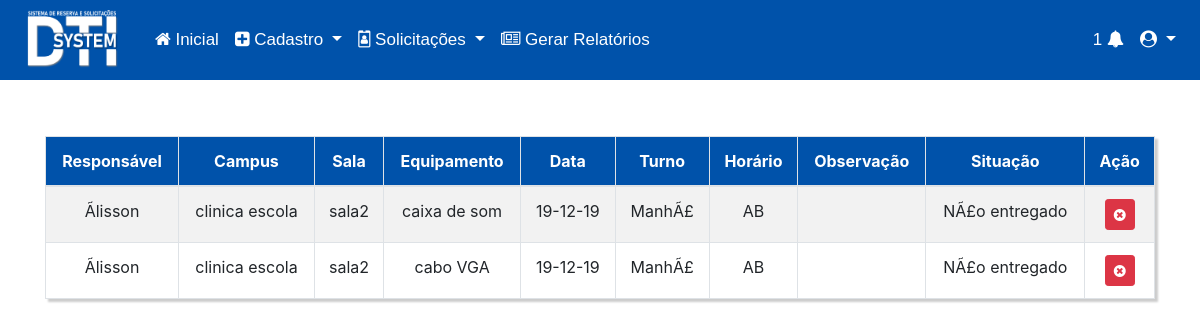
The page /view/views/listarReserva.php on the database as committed earlier.
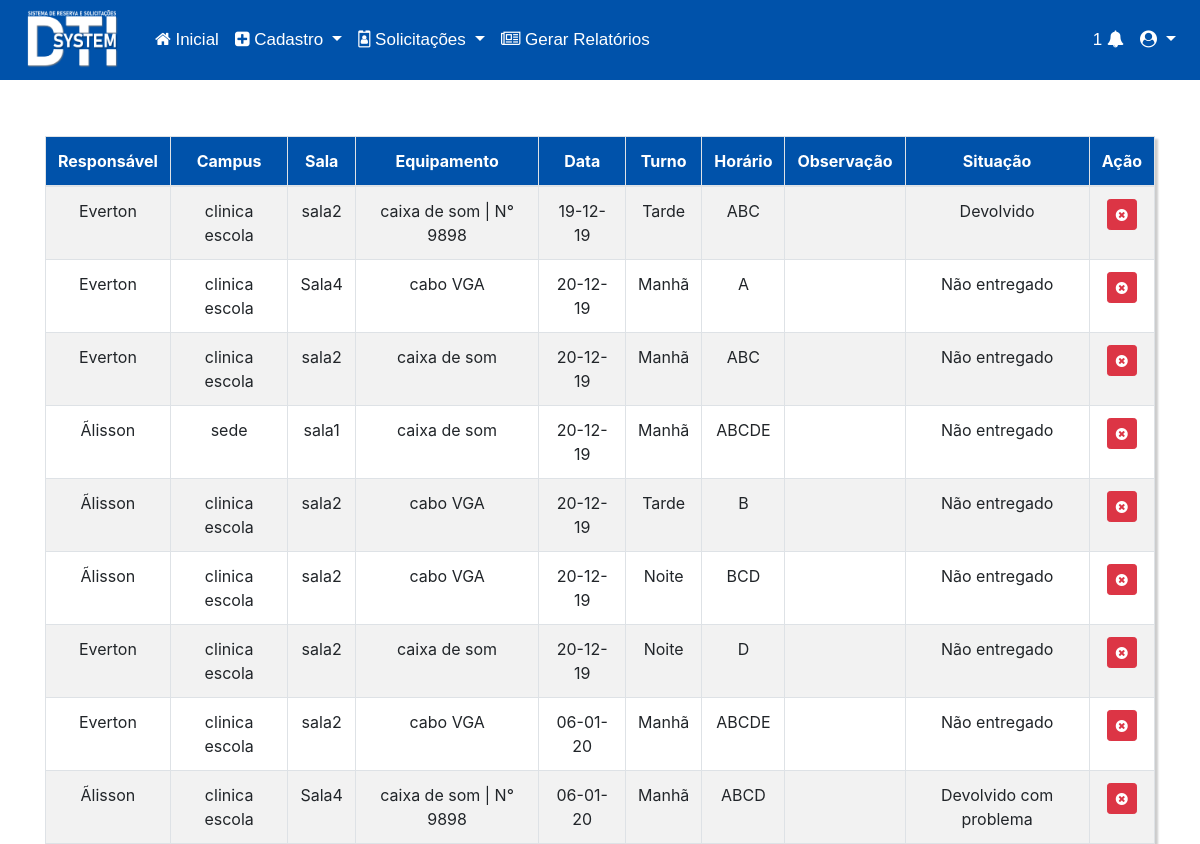
The same page on the database as committed later.
### tables this page shows
CREATE TABLE `reserva` (
  `id` int(11) NOT NULL,
  `campus` int(11) NOT NULL,
  `sala` int(11) NOT NULL,
  `equipamento` int(11) DEFAULT NULL,
  `agrupamento` int(11) NOT NULL,
  `responsavel` int(11) NOT NULL,
  `data` date NOT NULL,
  `turno` varchar(30) NOT NULL,
  `horario` varchar(10) NOT NULL,
  `observacoes` varchar(300) NOT NULL,
  `situacao` varchar(200) NOT NULL,
  `comentario_funcionario` varchar(200) NOT NULL
);

CREATE TABLE `usuarios` (
  `id` int(3) NOT NULL,
  `nome` varchar(200) NOT NULL,
  `login` varchar(100) NOT NULL,
  `senha` varchar(200) NOT NULL,
  `email` varchar(200) NOT NULL,
  `cpf` varchar(20) NOT NULL,
  `nivel` tinyint(1) NOT NULL
);

CREATE TABLE `campus` (
  `id` int(11) NOT NULL,
  `nome` varchar(200) NOT NULL,
  `cnpj` varchar(200) NOT NULL,
  `endereco` varchar(200) NOT NULL,
  `bairro` varchar(200) NOT NULL
);

CREATE TABLE `sala` (
  `id` int(11) NOT NULL,
  `nome` varchar(200) NOT NULL,
  `campus` int(11) NOT NULL,
  `situacao` tinyint(1) NOT NULL
);

CREATE TABLE `agrupamento` (
  `id` int(11) NOT NULL,
  `nome` varchar(200) NOT NULL
);

### controller/reserva/Reserva.DAO.php (called while the page is built, shortened)
<?php
    class reserva_DAO extends reserva_class{
        public function ListarReservas(){
            $resultado = "SELECT reserva.*, campus.`nome` AS campus, agrupamento.`nome` AS equipamento, reserva.equipamento AS numeracaoEqui,
            sala.`nome` AS sala, usuarios.`nome` AS responsavel FROM reserva
            INNER JOIN campus
            INNER JOIN sala
            INNER JOIN agrupamento
            INNER JOIN usuarios
            ON reserva.`campus`= campus.`id`
            AND reserva.`sala`= sala.`id`
            AND reserva.`agrupamento` = agrupamento.`id`
            AND reserva.`responsavel` = usuarios.`id`
            ORDER BY id ASC
            ";
            $resultado = DB::prepare($resultado);
            $resultado->execute();
            if($resultado->rowCount()>0){
                while($dados = $resultado->fetch(PDO::FETCH_ASSOC)){
                    $letrasHorario = array('A', 'B', 'C', 'D', 'E', 'F');
                    $horario = '';
                    for ($i=0; $i < strlen($dados['horario']); $i++) {
                        $posicaoLetra = $dados['horario'][$i];
                        $horario = $horario.$letrasHorario[$posicaoLetra];
                    }
                    $result[] = array(
                        'id' => $dados['id'],
                        'campus' => $dados['campus'],
                        'sala' => $dados['sala'],
                        'equipamento' => $dados['equipamento'],
                        'numeracaoEqui' => $dados['numeracaoEqui'],
                        'responsavel' => $dados['responsavel'],
                        'data' =>  date("d-m-y", strtotime($dados['data'])),
                        'turno' => $dados['turno'],
                        'horario' => $horario,
                        'observacao' => $dados['observacoes'],
                        'situacao' => $dados['situacao'],
                    );
                }
                return $result;
            }
        }
    }
?>

### config/DB.php (called while the page is built, shortened)
<?php
    class DB{
        private static $instancia;
        public static function getInstancia(){
            if(!isset(self::$instancia)){
                try{
                    self::$instancia = new PDO('mysql:host='.HOST.';dbname='.BASE,USER,PASS);
                    self::$instancia->setAttribute(PDO::ATTR_ERRMODE, PDO::ERRMODE_EXCEPTION);
                    self::$instancia->setAttribute(PDO::ATTR_DEFAULT_FETCH_MODE, PDO::FETCH_OBJ);
                }catch(PDOException $erro){
                    echo $erro->getMessage();
                    echo "Erro na instancia da conexao";
                }
            }
            return self::$instancia;
        }
        public static function prepare($sql){
            return self::getInstancia()->prepare($sql);
        }
    }
?>

### view/views/listarReserva.php (the view, shortened to what this page needs)
<?php
include_once '../../controller/reserva/Reserva.DAO.php';
?>
<!DOCTYPE html>
<html lang="pt-br">
<head>
    <link rel="stylesheet" href="../../css/home.css">
    <link rel="stylesheet" href="https://stackpath.bootstrapcdn.com/bootstrap/4.3.1/css/bootstrap.min.css">
    <link rel="stylesheet" href="../../fonts/font-awesome-4.7.0/css/font-awesome.min.css">
</head>
<body>
<?php
  include 'menu.php';
?>
<?php
$reser = new reserva_DAO;
$resultado = $reser->ListarReservas();
?>
<div class="container">
<table class="table table-striped custab text-center table-bordered">
  <thead>
      <tr class="text-center" style="background-color: #0052aa; color: white;">
          <th>Responsável</th>
          <th>Campus</th>
          <th>Sala</th>
          <th>Equipamento</th>
          <th>Data</th>
          <th>Turno</th>
          <th>Horário</th>
          <th>Observação</th>
          <th>Situação</th>
          <th class="text-center">Ação</th>
      </tr>
  </thead>
  <?php
  foreach($resultado as $res){
  ?>
          <tr>
              <td><?php echo $res['responsavel'] ?></td>
              <td><?php echo $res['campus'] ?></td>
              <td><?php echo $res['sala']?></td>
              <td><?php echo $res['equipamento']?> <?php echo $res['numeracaoEqui'] != null ? ' | N° '.$res['numeracaoEqui'] : ''?></td>
              <td><?php echo $res['data']?></td>
              <td><?php echo $res['turno']?></td>
              <td><?php echo $res['horario']?></td>
              <td><?php echo $res['observacao']?></td>
              <td><?php echo $res['situacao']?></td>
              <td>
                <a class="btn btn-danger btn-sm" href="../../controller/reserva/Reserva.controller.php?acao=delete&id=<?php echo $res['id'] ?>" name="acao" title="Excluir"><i class="fa fa-times-circle" aria-hidden="true"></i></span> </a>
              </td>
          </tr>
  <?php } ?>
</table>
</div>
</body>
</html>

### view/views/menu.php (shortened to what this page needs)
<nav class="navbar navbar-expand-lg navbar-dark lighten-1">
        <a class="navbar-brand" href="#">
                <div class="img-login">
                        <img class="img-login" src="../../img/logodtisysteminicial.png" style="height: 60px;">
                </div>
        </a>
        <div class="collapse navbar-collapse" id="navbarSupportedContent-555" style="background-color: #0052aa; cursor: pointer;">
          <ul class="navbar-nav mr-auto">
            <li class="nav-item active">
              <a class="nav-link" href="home.php"><i class="fa fa-home" aria-hidden="true"></i> Inicial
              </a>
            </li>
            <li class="nav-item dropdown active">
                    <a class="nav-link dropdown-toggle" id="navbarDropdownMenuLink-555" data-toggle="dropdown"
                      aria-haspopup="true" aria-expanded="false"><i class="fa fa-plus-square" aria-hidden="true"></i> Cadastro
                    </a>
            </li>
            <li class="nav-item dropdown active">
                <a class="nav-link dropdown-toggle" id="navbarDropdownMenuLink-555" data-toggle="dropdown"
                  aria-haspopup="true" aria-expanded="false"><i class="fa fa-id-badge" aria-hidden="true"></i> Solicitações
                </a>
        </li>
            <li class="nav-item active">
              <a class="nav-link" href="gerarRelatorio.php"><i class="fa fa-newspaper-o" aria-hidden="true"></i> Gerar Relatórios
              </a>
            </li>
          </ul>
          <ul class="navbar-nav ml-auto nav-flex-icons">
            <li class="nav-item active">
              <a class="nav-link waves-effect waves-light" data-toggle="modal" data-target="#modalNotificacao">1
                <i class="fa fa-bell" aria-hidden="true"></i>
              </a>
            </li>
            <li class="nav-item avatar dropdown active">
              <a class="nav-link dropdown-toggle" id="navbarDropdownMenuLink-55" data-toggle="dropdown"
                aria-haspopup="true" aria-expanded="false"><?php echo $_SESSION['user_name'];?> <i class="fa fa-user-circle" aria-hidden="true"></i>
              </a>
            </li>
          </ul>
        </div>
      </nav>

### css/home.css (style rules this page uses)
html { width: 100%; height: 100%; margin: 0; padding: 0; }
.navbar { font-family: Arial, Helvetica, sans-serif; font-size: 17px; height: 80px; background-color: #0052aa; }
.custab { border: 1px solid #ccc; padding: 1px; margin: 5% 0; box-shadow: 3px 3px 2px #ccc; transition: 0.5s; }

### view/views/menu.php (style rules this page uses)
.navbar { z-index: 1; }

Rows that differ between the two databases and show on the page:
removed reserva: responsavel.nome "Ãlisson", campus.nome "clinica escola", sala.nome "sala2", agrupamento.nome "caixa de som", data "19-12-19", turno "ManhÃ£", horario "AB", situacao "NÃ£o entregado"
removed reserva: responsavel.nome "Ãlisson", campus.nome "clinica escola", sala.nome "sala2", agrupamento.nome "cabo VGA", data "19-12-19", turno "ManhÃ£", horario "AB", situacao "NÃ£o entregado"
added reserva: responsavel.nome "Everton", campus.nome "clinica escola", sala.nome "sala2", agrupamento.nome "caixa de som", equipamento "9898", data "19-12-19", turno "Tarde", horario "ABC", situacao "Devolvido"
added reserva: responsavel.nome "Everton", campus.nome "clinica escola", sala.nome "Sala4", agrupamento.nome "cabo VGA", data "20-12-19", turno "Manhã", horario "A", situacao "Não entregado"
added reserva: responsavel.nome "Everton", campus.nome "clinica escola", sala.nome "sala2", agrupamento.nome "caixa de som", data "20-12-19", turno "Manhã", horario "ABC", situacao "Não entregado"
added reserva: responsavel.nome "Ãlisson", campus.nome "sede", sala.nome "sala1", agrupamento.nome "caixa de som", data "20-12-19", turno "Manhã", horario "ABCDE", situacao "Não entregado"
added reserva: responsavel.nome "Ãlisson", campus.nome "clinica escola", sala.nome "sala2", agrupamento.nome "cabo VGA", data "20-12-19", turno "Tarde", horario "B", situacao "Não entregado"
added reserva: responsavel.nome "Ãlisson", campus.nome "clinica escola", sala.nome "sala2", agrupamento.nome "cabo VGA", data "20-12-19", turno "Noite", horario "BCD", situacao "Não entregado"
added reserva: responsavel.nome "Everton", campus.nome "clinica escola", sala.nome "sala2", agrupamento.nome "caixa de som", data "20-12-19", turno "Noite", horario "D", situacao "Não entregado"
added reserva: responsavel.nome "Everton", campus.nome "clinica escola", sala.nome "sala2", agrupamento.nome "cabo VGA", data "06-01-20", turno "Manhã", horario "ABCDE", situacao "Não entregado"
added reserva: responsavel.nome "Ãlisson", campus.nome "clinica escola", sala.nome "Sala4", agrupamento.nome "caixa de som", equipamento "9898", data "06-01-20", turno "Manhã", horario "ABCD", situacao "Devolvido com problema"
